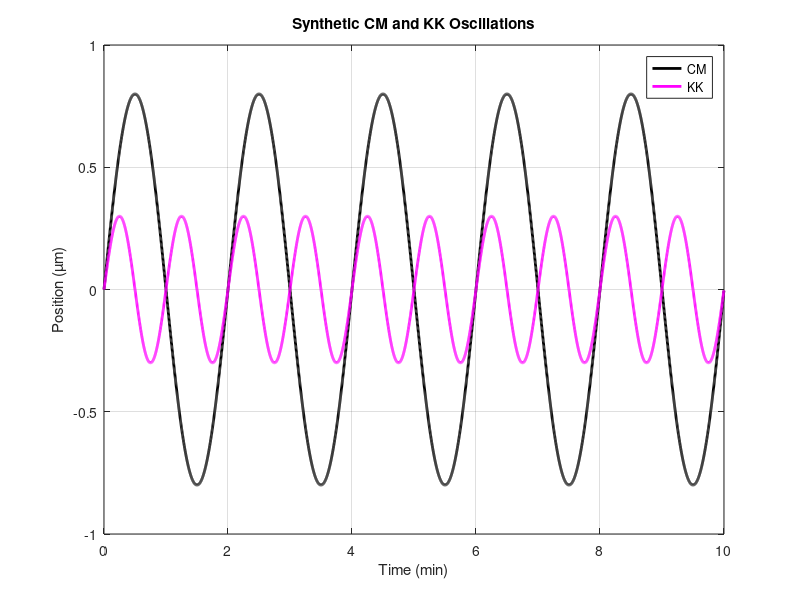

MATLAB code to generate this figure: (Note: this script raises an error after producing the figure.)
clc; clear; close all;

% ----------------------- Generate Synthetic Data -----------------------
dt = 2e-3;
Nsteps = 5000;
t = (0:Nsteps-1) * dt;

f_CM = 1/2;
f_KK = 1/1;

amp_CM = 0.8;
amp_KK = 0.3;

CM = amp_CM * sin(2*pi*f_CM*t) ;
KK = amp_KK * sin(2*pi*f_KK*t) ;

% Back-calculate chromatid positions
cL(:,1,1) = CM - KK/2;
cL(:,2,1) = 0;
cR(:,1,1) = CM + KK/2;
cR(:,2,1) = 0;

% ----------------------- Calculate Trajectories -----------------------
CM_x = (cL(:,1,1) + cR(:,1,1)) / 2;
KK_x = cR(:,1,1) - cL(:,1,1);

% ----------------------- Plot Oscillations -----------------------
figure;
plot(t, CM_x, 'k', 'LineWidth', 2); hold on;
plot(t, KK_x, 'm', 'LineWidth', 2);
legend('CM', 'KK');
xlabel('Time (min)');
ylabel('Position (µm)');
title('Synthetic CM and KK Oscillations');
grid on;

% ----------------------- Peak and Valley Detection -----------------------
[CM_peaks, CM_peak_locs] = findpeaks(CM_x, 'MinPeakProminence', 1,'MinPeakDistance',round(1/dt));
[CM_valleys, CM_valley_locs] = findpeaks(-CM_x, 'MinPeakProminence', 1,'MinPeakDistance',round(1/dt)); 
CM_valleys = -CM_valleys;

[KK_peaks, KK_peak_locs] = findpeaks(KK_x, 'MinPeakProminence', 0.3,'MinPeakDistance',round(1/dt));
[KK_valleys, KK_valley_locs] = findpeaks(-KK_x, 'MinPeakProminence', 0.3,'MinPeakDistance',round(1/dt));
KK_valleys = -KK_valleys;

% ----------------------- Visualize Peaks and Valleys -----------------------
plot(t(CM_peak_locs), CM_peaks, 'ko', 'MarkerFaceColor', 'g');
plot(t(CM_valley_locs), CM_valleys, 'ks', 'MarkerFaceColor', 'y');
plot(t(KK_peak_locs), KK_peaks, 'mo', 'MarkerFaceColor', 'c');
plot(t(KK_valley_locs), KK_valleys, 'ms', 'MarkerFaceColor', 'w');

% ----------------------- Set Meta Info -----------------------
iter = 1;
chr = 1;

% ----------------------- Raw Table -----------------------
T_Raw_CM = table(...
    [t(CM_peak_locs)'; t(CM_valley_locs)'], ...
    [CM_peaks; CM_valleys], ...
    [repmat("peak", length(CM_peaks), 1); repmat("valley", length(CM_valleys), 1)], ...
    repmat("CM", length(CM_peaks)+length(CM_valleys), 1), ...
    repmat(chr, length(CM_peaks)+length(CM_valleys), 1), ...
    repmat(iter, length(CM_peaks)+length(CM_valleys), 1), ...
    'VariableNames', {'time', 'value', 'type', 'metric', 'chromosome', 'iteration'});
T_Raw_CM = sortrows(T_Raw_CM , 'time');

T_Raw_KK = table(...
    [t(KK_peak_locs)'; t(KK_valley_locs)'], ...
    [KK_peaks; KK_valleys], ...
    [repmat("peak", length(KK_peaks), 1); repmat("valley", length(KK_valleys), 1)], ...
    repmat("KK", length(KK_peaks)+length(KK_valleys), 1), ...
    repmat(chr, length(KK_peaks)+length(KK_valleys), 1), ...
    repmat(iter, length(KK_peaks)+length(KK_valleys), 1), ...
    'VariableNames', {'time', 'value', 'type', 'metric', 'chromosome', 'iteration'});
T_Raw_KK = sortrows(T_Raw_KK , 'time');
table_raw_all = [T_Raw_CM; T_Raw_KK];

% Cycle_table 
cycle_CM = extract_cycles(T_Raw_CM, 0.76);
cycle_KK = extract_cycles(T_Raw_KK, 0.76);
% Summarty_Table
summary_CM = summarize_cycle_table(cycle_CM);           
summary_KK = summarize_cycle_table(cycle_KK);      


function cycle_table = extract_cycles(T_raw, minJump)
%EXTRACT_CYCLES  Identify oscillation cycles from peak/valley raw table
    % Ensure sorted by time
    T_raw = sortrows(T_raw, 'time');
    n = height(T_raw);
    i = 1;
    % Input for the table 
    times_cell = {};
    is_cycle   = strings(0,1);
    start_type = strings(0,1);
    amp1 = [];amp2 = [];period = [];
    chromosomes = []; iterations = [];
    while i <= n-2
        t1 = T_raw.time(i);   y1 = T_raw.value(i);   s1 = T_raw.type(i);
        t2 = T_raw.time(i+1); y2 = T_raw.value(i+1); s2 = T_raw.type(i+1);
        t3 = T_raw.time(i+2); y3 = T_raw.value(i+2); s3 = T_raw.type(i+2);
        % Must alternate and return to same type
        isAltCycle = (s1 ~= s2) && (s1 == s3);
        % The difference in the jump needs to pass minJump to be considered
        % as an actual cycle 
        if isAltCycle
            d1 = abs(y2 - y1);
            d2 = abs(y3 - y2);
            pass = (d1 >= minJump) && (d2 >= minJump);
            times_cell{end+1,1} = [t1, t2, t3];
            start_type(end+1,1) = s1;
            chromosomes(end+1,1) = T_raw.chromosome(i);
            iterations(end+1,1)  = T_raw.iteration(i);
            if pass
                is_cycle(end+1,1) = "Y";
                amp1(end+1,1)   = d1/2;   % amplitude half jump
                amp2(end+1,1)   = d2/2;
                period(end+1,1) = t3 - t1;
            else
                is_cycle(end+1,1) = "N";
                amp1(end+1,1)   = NaN;
                amp2(end+1,1)   = NaN;
                period(end+1,1) = NaN;
            end
        end
        i = i + 1;  % overlapping cycles
    end
        cycle_table = table( ...
            times_cell, is_cycle, amp1, amp2, period, start_type,chromosomes, iterations, ...
            'VariableNames', {'times_3pt','is_cycle','amplitude1','amplitude2','period', ...
                              'start_type','chromosome','iteration'});
end

function summary_table = summarize_cycle_table(cycle_tbl)
    % Keep the valid cycle 
    valid = cycle_tbl(cycle_tbl.is_cycle=="Y", :);
    % ---- Use groupsummary ----
    summary_table = groupsummary(valid, {'iteration','chromosome'}, {'mean'}, {'amplitude1','amplitude2','period'});
end

%% Scripts 
% ----------------------- Cycle Table -----------------------
% CM osciilation 
i=1; n=height(T_Raw_CM);minJump=0.76;
% Input for the table 
times_cell = {};
is_cycle = strings(0,1);start_type = strings(0,1);    % "peak" or "valley"
amp1= [];amp2= [];period= [];
while i <= n-2
    t1 = T_Raw_CM.time(i);   y1 = T_Raw_CM.value(i);   s1 = T_Raw_CM.type(i);
    t2 = T_Raw_CM.time(i+1); y2 = T_Raw_CM.value(i+1); s2 = T_Raw_CM.type(i+1);
    t3 = T_Raw_CM.time(i+2); y3 = T_Raw_CM.value(i+2); s3 = T_Raw_CM.type(i+2);
    % Must be alternating and start/end on the same type
    isAltCycle = (s1 ~= s2) && (s1 == s3) && (s2 ~= s3);
    if isAltCycle
        % Compute side jump to determine if it's an actual cycle 
        d1 = abs(y2 - y1);    % first half-cycle jump
        d2 = abs(y3 - y2);    % second half-cycle jump
        pass = (d1 >= minJump) && (d2 >= minJump);
        times_cell{end+1,1} = [t1, t2, t3]; 
        start_type(end+1,1) = s1;
        if pass 
            is_cycle(end+1,1)='Y';
            amp1(end+1,1)=d1/2;
            amp2(end+1,1)=d2/2;
            period(end+1,1)=t3-t1;
        else
            is_cycle(end+1,1)='N';
            amp1(end+1,1)=NaN;
            amp2(end+1,1)=NaN;
            period(end+1,1)=NaN;
        end
    end
    % OVERLAPPING windows to capture offset cycles
    i = i + 1;
end

cycle_table = table( ...
    times_cell, is_cycle, amp1, amp2, period, start_type, ...
    'VariableNames', {'times_3pt','is_cycle','amplitude1','amplitude2','period','start_type'});

%%
% ----------------------- Cycle Table -----------------------
%  Amplitude Tables 
N_CM_amp = min(length(CM_peaks), length(CM_valleys));
T_amplitude_CM = table(...
    (1:N_CM_amp)', ...
    repmat(chr, N_CM_amp, 1), ...
    repmat(iter, N_CM_amp, 1), ...
    repmat("CM", N_CM_amp, 1), ...
    (CM_peaks(1:N_CM_amp) - CM_valleys(1:N_CM_amp)) / 2, ...
    'VariableNames', {'cycle_id', 'chromosome', 'iteration', 'metric', 'amplitude'});

N_KK_amp = min(length(KK_peaks), length(KK_valleys));
T_amplitude_KK = table(...
    (1:N_KK_amp)', ...
    repmat(chr, N_KK_amp, 1), ...
    repmat(iter, N_KK_amp, 1), ...
    repmat("KK", N_KK_amp, 1), ...
    (KK_peaks(1:N_KK_amp) - KK_valleys(1:N_KK_amp)) / 2, ...
    'VariableNames', {'cycle_id', 'chromosome', 'iteration', 'metric', 'amplitude'});

%  Period Tables 
N_CM_period = length(CM_peak_locs) - 1;
T_period_CM = table(...
    (1:N_CM_period)', ...
    repmat(chr, N_CM_period, 1), ...
    repmat(iter, N_CM_period, 1), ...
    repmat("CM", N_CM_period, 1), ...
    diff(t(CM_peak_locs)'), ...
    'VariableNames', {'cycle_id', 'chromosome', 'iteration', 'metric', 'period'});

N_KK_period = length(KK_peak_locs) - 1;
T_period_KK = table(...
    (1:N_KK_period)', ...
    repmat(chr, N_KK_period, 1), ...
    repmat(iter, N_KK_period, 1), ...
    repmat("KK", N_KK_period, 1), ...
    diff(t(KK_peak_locs)'), ...
    'VariableNames', {'cycle_id', 'chromosome', 'iteration', 'metric', 'period'});

% Merge CM amplitude and period tables
T_cycles_CM = innerjoin(T_amplitude_CM, T_period_CM, ...
    'Keys', {'cycle_id', 'chromosome', 'iteration', 'metric'});

% Merge KK amplitude and period tables
T_cycles_KK = innerjoin(T_amplitude_KK, T_period_KK, ...
    'Keys', {'cycle_id', 'chromosome', 'iteration', 'metric'});

% Combine into one cycles table
table_cycles = [T_cycles_CM; T_cycles_KK];


% ----------------------- Summary Table -----------------------
table_summary = groupsummary(table_cycles, ...
    {'iteration', 'chromosome', 'metric'}, ...
    ["mean", "std"], ["amplitude", "period"]);
